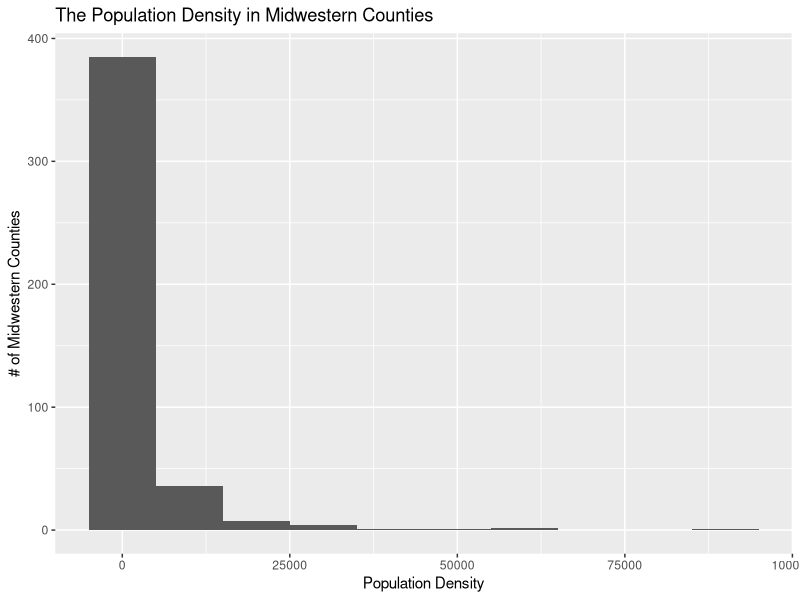
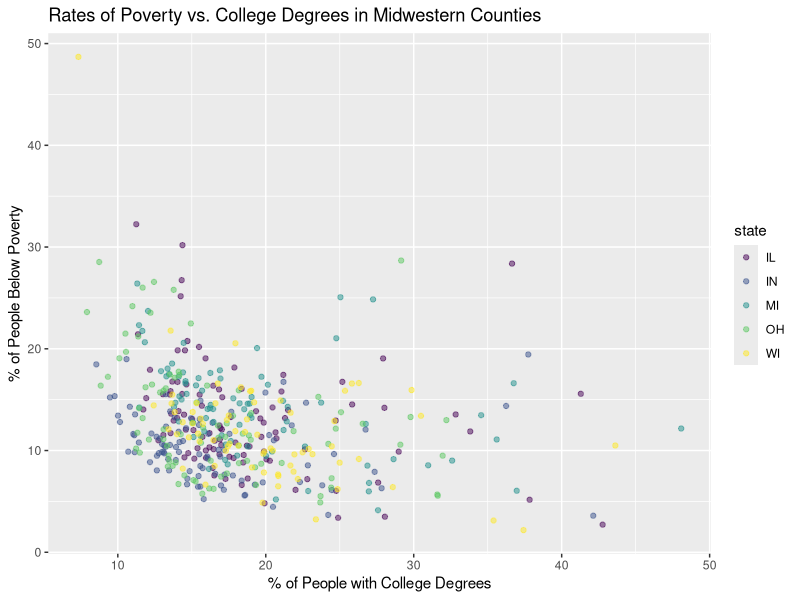
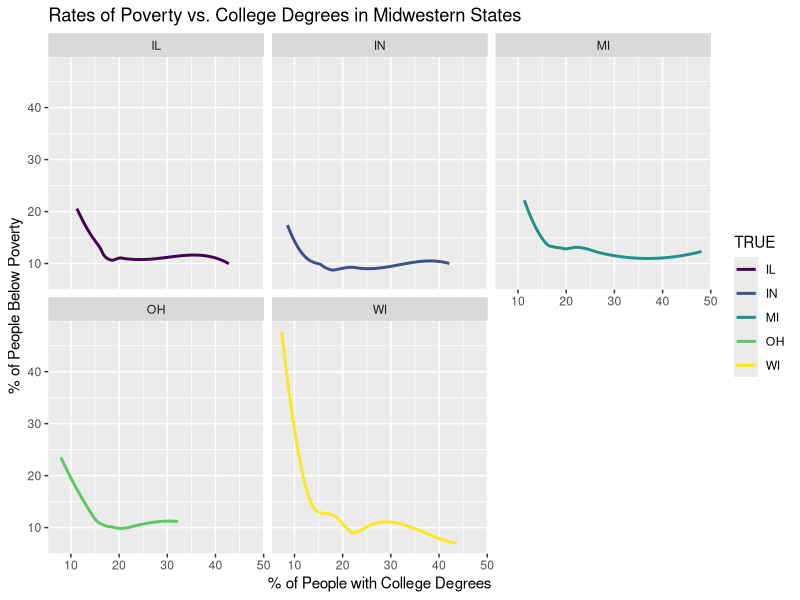

Here is the R script that generated these plots, in order:
## ---- chunk 1
#| label: load-packages
#| message: false

library(tidyverse)
## ---- chunk 2

ggplot(data = midwest,
       aes(x = popdensity)) +
geom_histogram(binwidth = 10000) +
 labs(x = "Population Density", 
       y = "# of Midwestern Counties", 
       title = "The Population Density in Midwestern Counties")

## ---- chunk 3
ggplot(data = midwest,
       aes(x = percollege, y = percbelowpoverty, color = state)) +
geom_point(alpha = .5) +
  scale_color_viridis_d() +
 labs(x = "% of People with College Degrees", 
       y = "% of People Below Poverty", 
       title = "Rates of Poverty vs. College Degrees in Midwestern Counties")
## ---- chunk 4
ggplot(data = midwest,
       aes(x = percollege, y = percbelowpoverty, color = state)) +
geom_smooth(alpha = .5, se = FALSE) +
  scale_color_viridis_d(TRUE) +
facet_wrap("state") +
 labs(x = "% of People with College Degrees", 
       y = "% of People Below Poverty", 
       title = "Rates of Poverty vs. College Degrees in Midwestern States")
